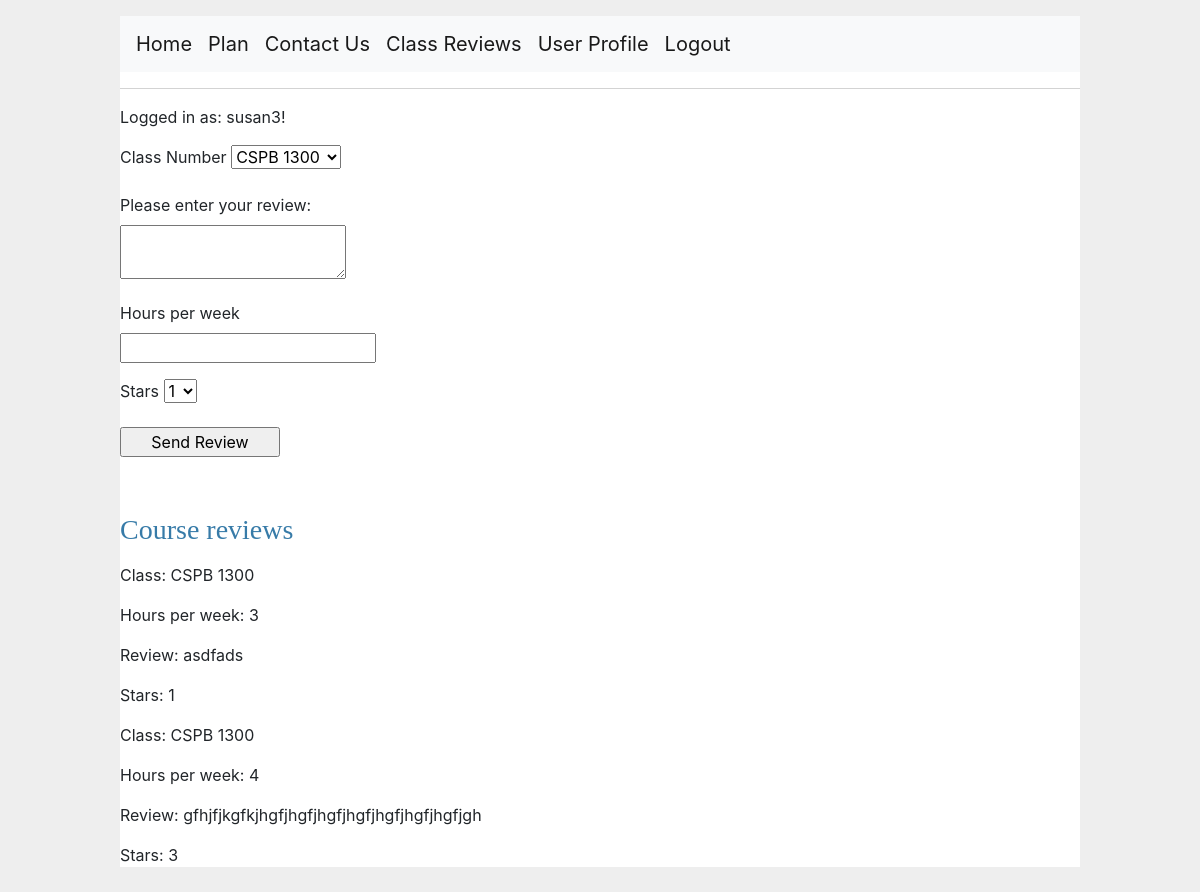
The page /reviews (signed in) on the database its author committed.
### app/models.py (models this page shows, shortened)
class User(UserMixin, db.Model):
    id = db.Column(db.Integer, primary_key=True)
    username = db.Column(db.String(64), index=True, unique=True)
    email = db.Column(db.String(120), index=True, unique=True)
    password_hash = db.Column(db.String(128))
    def return_id(self):
        return self.id

class Review(db.Model):
    id = db.Column(db.Integer, primary_key=True)
    classname = db.Column(db.String(40))
    hoursperweek = db.Column(db.Integer)
    review = db.Column(db.String(200))
    stars = db.Column(db.Integer)
    timestamp = db.Column(db.DateTime, index=True, default=datetime.utcnow)
    user_id = db.Column(db.Integer, db.ForeignKey('user.id'))

### app/routes.py (the view)
@app.route('/reviews', methods=['GET', 'POST'])
@login_required
def reviews():
    user_id = -1
    if current_user.is_authenticated:
        user = current_user.username
        user_object = User.query.filter_by(username=user).first()
        user_id = user_object.return_id()
    form = ReviewForm()
    reviews_all = Review.query.all()
    reviews_list = []
    for review in reviews_all:
        review = {
            "Class": review.classname,
            "Hours per week": review.hoursperweek,
            "Review": review.review,
            "Stars":review.stars
           }
        reviews_list.append(review)
    if form.validate_on_submit():
        ts = datetime.datetime.utcnow()
        review = Review(classname=form.classname.data, hoursperweek=form.hoursPerWeek.data, review=form.review.data, stars=form.stars.data, timestamp=ts, user_id=user_id)
        db.session.add(review)
        db.session.commit()
        return redirect(url_for('reviews'))
    else:
        return render_template('reviews.html', reviews=reviews_list, form=form)

### app/forms.py
class ReviewForm(FlaskForm):
    classname = SelectField(
        'Class Number',
        [DataRequired()],
        choices=[
            ('CSPB 1300', 'CSPB 1300'),
            ('CSPB 2824', 'CSPB 2824'),
            ('CSPB 2270', 'CSPB 2270'),
            ('CSPB 3104', 'CSPB 3104'),
            ('CSPB 2400', 'CSPB 2400'),
            ('CSPB 3308', 'CSPB 3308'),
            ('CSPB 3155', 'CSPB 3155'),
            ('CSPB 3702', 'CSPB 3702'),
            ('CSPB 3022', "CSPB 3022"),
            ('CSPB 4122', "CSPB 4122"),
            ('CSPB 4502', "CSPB 4502"),
            ('CSPB 2820', "CSPB 2820"),
            ('CSPB 3403', "CSPB 3403")
        ]
    )
    review = TextAreaField('Please enter your review:', validators=[DataRequired()])
    hoursPerWeek = IntegerField('Hours per week', validators=[DataRequired(), NumberRange(min=0, message='Must enter a number greater than 0')])
    stars = SelectField(choices=[('1', '1'), ('2', '2'), ('3', '3'), ('4', '4')])
    submit = SubmitField('Send Review')

### app/models.py (called while the page is built)
@login.user_loader
def load_user(id):
    return User.query.get(int(id))

### app/templates/reviews.html (shortened to what this page needs)
{% extends "base.html" %}
{% block body %}
    <form action="" method="post">
        <p>
            {{ form.classname.label }}
            {{ form.classname }}
        </p>
        <p>
            {{ form.review.label }}<br>
            {{ form.review(size=32) }}<br>
        </p>
        <p>
            {{ form.hoursPerWeek.label }}<br>
            {{ form.hoursPerWeek(size=32) }}<br>
        </p>
        <p>
            {{ form.stars.label }}
            {{ form.stars }}
        </p>
        <p>{{ form.submit() }}</p>
    </form>
    <br>
    <h3>Course reviews</h3>
    <div>
    {% for dict_item in reviews %}
    {% for key, value in dict_item.items() %}
      <p>{{key}}: {{value}}</p>
    {% endfor %}
    {% endfor %}
    </div>
{% endblock %}

### app/templates/base.html (shortened to what this page needs)
<!doctype html>
<html lang="en">
  <head>
    <link rel="stylesheet" href="https://cdn.jsdelivr.net/npm/bootstrap@4.0.0/dist/css/bootstrap.min.css">
    <link rel="stylesheet" href="{{ url_for('static', filename='style.css') }}">
  </head>
  <body>
    <nav class="navbar navbar-expand-lg navbar-light bg-light">
      <a class="navbar-brand" href="{{ url_for('index') }}">Home</a>
      <a class="navbar-brand" href="{{ url_for('plan') }}">Plan</a>
      <a class="navbar-brand" href="{{ url_for('contact') }}">Contact Us</a>
      <a class="navbar-brand" href="{{ url_for('reviews') }}">Class Reviews</a>
      {% if current_user.is_anonymous %}
      <a class="navbar-brand" href="{{ url_for('login') }}">Login</a>
      {% else %}
      <a class="navbar-brand" href="{{ url_for('user', username=current_user.username) }}">User Profile</a>
      <a class="navbar-brand" href="{{ url_for('logout') }}">Logout</a>
      {% endif %}
    </nav>
    <hr>
      {% if current_user.is_anonymous %}
      <p>New User? <a href="{{ url_for('register') }}">Click to Register!</a></p>
      {% else %}
      <p>Logged in as: {{ current_user.username }}!</p>
      {% endif %}
    {% block body %}{% endblock %}
  </body>
</html>

### app/static/style.css (style rules this page uses)
html { font-family: sans-serif; background: #eee; padding: 1rem; }
body { max-width: 960px; margin: 0 auto; background: white; }
h1, h2, h3, h4, h5, h6 { font-family: serif; color: #377ba8; margin: 1rem 0; }
a { color: #377ba8; }
hr { border: none; border-top: 1px solid lightgray; }
nav { background: lightgray; display: flex; align-items: center; padding: 0 0.5rem; }
input[type=submit] { align-self: start; min-width: 10em; }

### rows shown on the page
User: username "susan3"
Review: key "Class", classname "CSPB 1300", dict_item "Hours per week" "Stars", dict_item "3" "1", key "Review", review "asdfads"
Review: key "Class", classname "CSPB 1300", dict_item "Hours per week" "Stars", dict_item "4" "3", key "Review", review "gfhjfjkgfkjhgfjhgfjhgfjhgfjhgfjhgfjhgfjgh"
